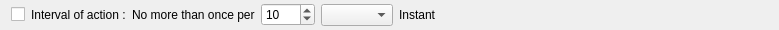
<?xml version="1.0" encoding="UTF-8"?>
<ui version="4.0">
 <class>AggregationWidget</class>
 <widget class="QWidget" name="AggregationWidget">
  <property name="geometry">
   <rect>
    <x>0</x>
    <y>0</y>
    <width>779</width>
    <height>30</height>
   </rect>
  </property>
  <property name="minimumSize">
   <size>
    <width>0</width>
    <height>30</height>
   </size>
  </property>
  <property name="windowTitle">
   <string/>
  </property>
  <layout class="QHBoxLayout" name="horizontalLayout_2">
   <property name="topMargin">
    <number>0</number>
   </property>
   <property name="bottomMargin">
    <number>0</number>
   </property>
   <item>
    <widget class="QCheckBox" name="enabledCheckBox">
     <property name="toolTip">
      <string>Check to set aggregation period</string>
     </property>
     <property name="text">
      <string/>
     </property>
    </widget>
   </item>
   <item>
    <widget class="QLabel" name="longLabel">
     <property name="text">
      <string>Interval of action :</string>
     </property>
    </widget>
   </item>
   <item>
    <widget class="QWidget" name="periodWidget" native="true">
     <layout class="QHBoxLayout" name="horizontalLayout">
      <property name="leftMargin">
       <number>0</number>
      </property>
      <property name="topMargin">
       <number>0</number>
      </property>
      <property name="rightMargin">
       <number>0</number>
      </property>
      <property name="bottomMargin">
       <number>0</number>
      </property>
      <item>
       <widget class="QLabel" name="everyLabel">
        <property name="text">
         <string>No more than once per</string>
        </property>
       </widget>
      </item>
      <item>
       <widget class="QSpinBox" name="valueSpinBox">
        <property name="enabled">
         <bool>true</bool>
        </property>
        <property name="correctionMode">
         <enum>QAbstractSpinBox::CorrectToNearestValue</enum>
        </property>
        <property name="maximum">
         <number>9999</number>
        </property>
        <property name="value">
         <number>10</number>
        </property>
       </widget>
      </item>
      <item>
       <widget class="QComboBox" name="periodComboBox">
        <property name="enabled">
         <bool>true</bool>
        </property>
        <property name="currentIndex">
         <number>-1</number>
        </property>
       </widget>
      </item>
     </layout>
    </widget>
   </item>
   <item>
    <widget class="QLabel" name="instantLabel">
     <property name="text">
      <string>Instant</string>
     </property>
    </widget>
   </item>
   <item>
    <spacer name="horizontalSpacer">
     <property name="orientation">
      <enum>Qt::Horizontal</enum>
     </property>
     <property name="sizeHint" stdset="0">
      <size>
       <width>91</width>
       <height>17</height>
      </size>
     </property>
    </spacer>
   </item>
  </layout>
 </widget>
 <resources/>
 <connections/>
</ui>
